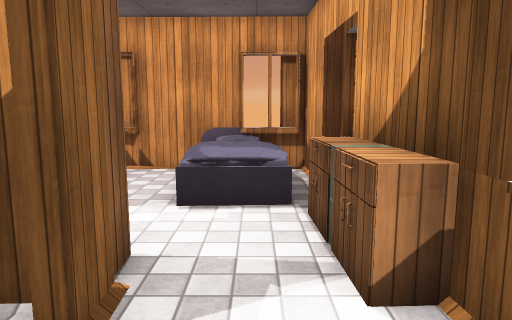
[1] (above)

13 first-person views from a walk through a Unity game level. The camera is 1.5 m above the floor, tilts 8° down and sees 70° across. The floor is counted in squares, 1 m on a side. Each view is taken from the middle of a square. On the plan, view 1 faces up. The plan holds only what a view shows up to about 16 squares ahead; the rest is blank. The place goes on beyond the plan. The player character is not drawn. Some surface patterns are stand-ins.

[2]
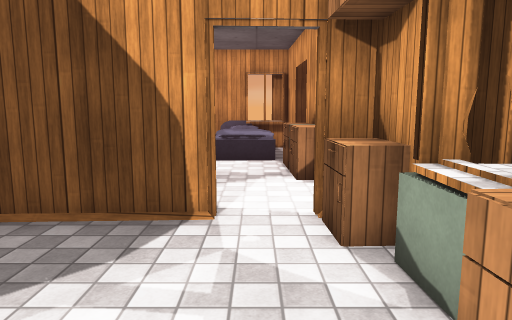

[3]
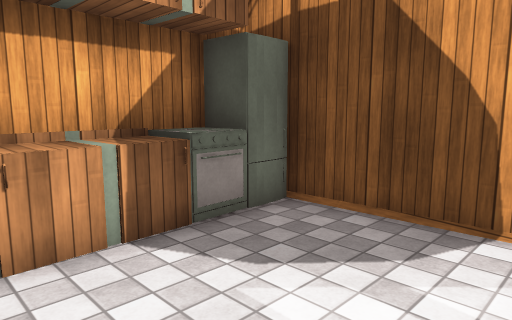

[4]
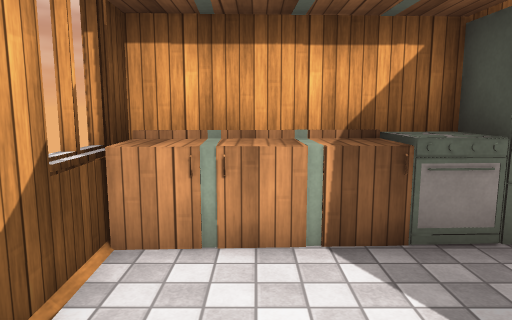

[5]
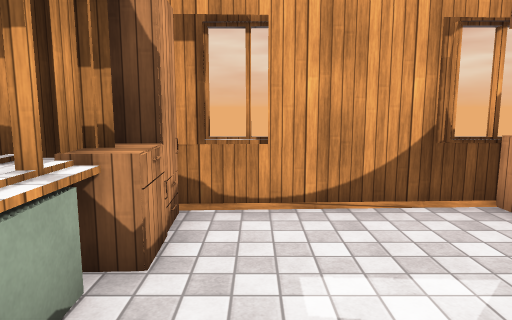

[6]
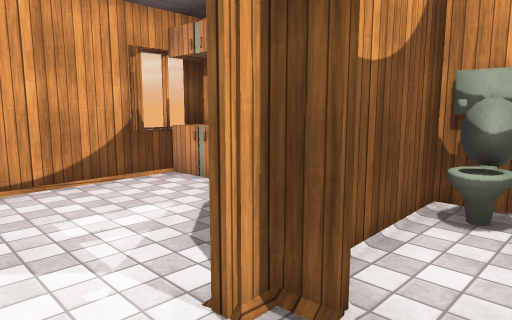

[7]
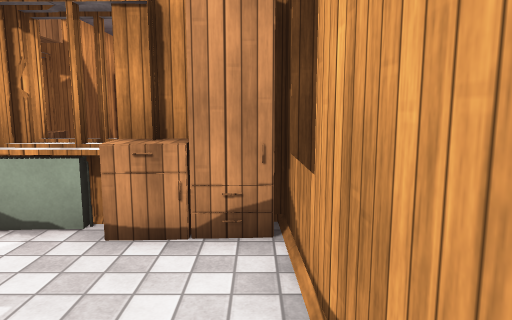

[8]
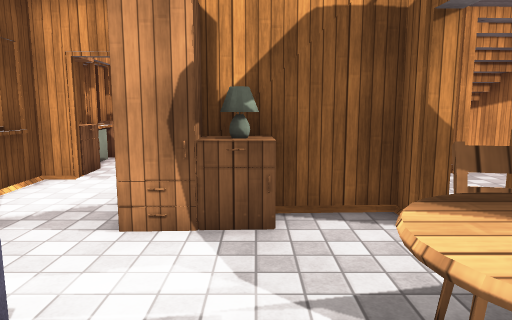

[9]
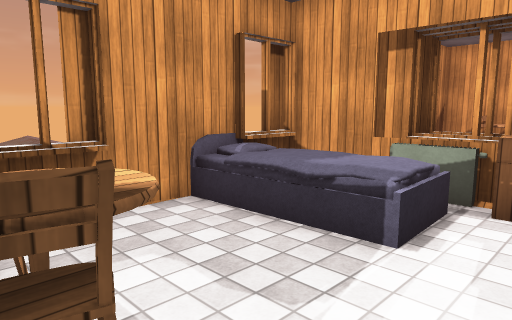

[10]
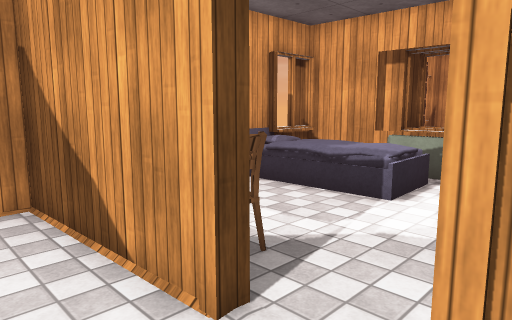

[11]
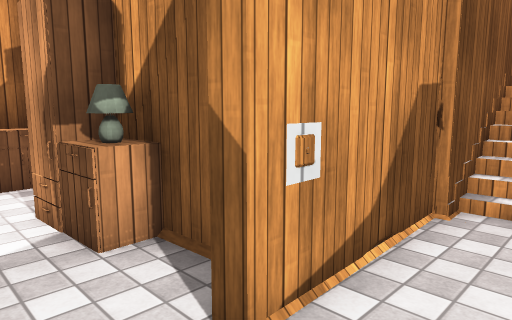

[12]
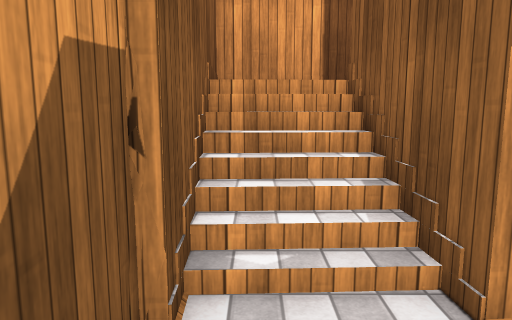

[13]
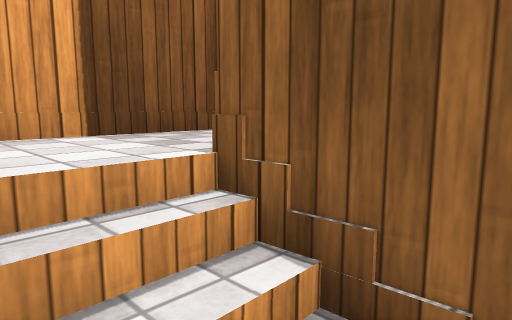

### Floor plan
Key: @ floor where view 1 was taken; # wall or solid block; x gap in a wall; . main floor; : floor 0.75 m higher than the main floor; + floor 2 m higher than the main floor; * floor 4 m higher than the main floor; / step, stairs or slope; = window, fence, low wall or low ledge; ^ raised ledge; B bed; R radiator; F fridge; T toilet; A table; C chair; L lamp; O other object.
Columns run from 9 left of view 1 to 4 right of it. Each row starts with its distance up from view 1.
 10           ^
  9    ##=###x##
  8    .C...: ##
  7    .AA..: ###
  6    .CC..B/R^
  5   ..#.....O#
  4     ...O..##
  3   ..##LO#.O#
  2   ..#   #..#
  1  /..TT =#..#
  0 */..#####@##
 -1 /#//#F....O#OO
 -2 /#//#O....R^#^
 -3 /#//#O....O^
 -4  /++#O....O#
 -5 ++++#O....O#
 -6 ############

Positions as (right, up) in squares from view 1, and headings:
1: (0, 0), facing up
2: (0, -5), facing up
3: (0, -5), facing up-left
4: (0, -4), facing left
5: (0, 0), facing down
6: (1, 2), facing down-left
7: (-3, -5), facing right
8: (-3, 8), facing down
9: (-5, 4), facing up-right
10: (-7, 3), facing up-right
11: (-7, 5), facing down-right
12: (-6, 2), facing down
13: (-6, -2), facing down-left
